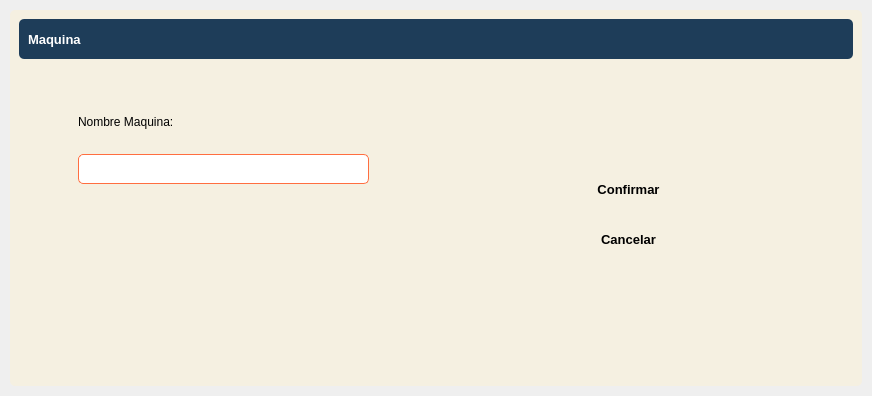
<?xml version="1.0" encoding="UTF-8"?>
<ui version="4.0">
 <class>DetailWindow</class>
 <widget class="QWidget" name="DetailWindow">
  <property name="geometry">
   <rect>
    <x>0</x>
    <y>0</y>
    <width>872</width>
    <height>396</height>
   </rect>
  </property>
  <property name="windowTitle">
   <string>Form</string>
  </property>
  <property name="styleSheet">
   <string notr="true">border-radius: 5px</string>
  </property>
  <layout class="QVBoxLayout" name="verticalLayout">
   <property name="spacing">
    <number>0</number>
   </property>
   <property name="leftMargin">
    <number>0</number>
   </property>
   <property name="topMargin">
    <number>0</number>
   </property>
   <property name="rightMargin">
    <number>0</number>
   </property>
   <property name="bottomMargin">
    <number>0</number>
   </property>
   <item>
    <widget class="QFrame" name="central_widget_frame">
     <property name="frameShape">
      <enum>QFrame::StyledPanel</enum>
     </property>
     <property name="frameShadow">
      <enum>QFrame::Raised</enum>
     </property>
     <layout class="QVBoxLayout" name="shadow_layout">
      <property name="spacing">
       <number>0</number>
      </property>
      <property name="leftMargin">
       <number>10</number>
      </property>
      <property name="topMargin">
       <number>10</number>
      </property>
      <property name="rightMargin">
       <number>10</number>
      </property>
      <property name="bottomMargin">
       <number>10</number>
      </property>
      <item>
       <widget class="QFrame" name="background_frame">
        <property name="styleSheet">
         <string notr="true">background-color: rgb(245, 240, 225);</string>
        </property>
        <property name="frameShape">
         <enum>QFrame::StyledPanel</enum>
        </property>
        <property name="frameShadow">
         <enum>QFrame::Raised</enum>
        </property>
        <layout class="QVBoxLayout" name="verticalLayout_2">
         <item>
          <widget class="QFrame" name="top_bar_frame">
           <property name="minimumSize">
            <size>
             <width>0</width>
             <height>40</height>
            </size>
           </property>
           <property name="maximumSize">
            <size>
             <width>16777215</width>
             <height>40</height>
            </size>
           </property>
           <property name="styleSheet">
            <string notr="true">background-color: #1e3d59;</string>
           </property>
           <property name="frameShape">
            <enum>QFrame::StyledPanel</enum>
           </property>
           <property name="frameShadow">
            <enum>QFrame::Raised</enum>
           </property>
           <layout class="QHBoxLayout" name="horizontalLayout_3">
            <item>
             <widget class="QLabel" name="title_label">
              <property name="font">
               <font>
                <pointsize>10</pointsize>
                <bold>true</bold>
               </font>
              </property>
              <property name="styleSheet">
               <string notr="true">color: white;</string>
              </property>
              <property name="text">
               <string>Maquina</string>
              </property>
             </widget>
            </item>
            <item>
             <widget class="QFrame" name="buttons_holder_frame">
              <property name="minimumSize">
               <size>
                <width>0</width>
                <height>30</height>
               </size>
              </property>
              <property name="maximumSize">
               <size>
                <width>113</width>
                <height>16777215</height>
               </size>
              </property>
              <property name="frameShape">
               <enum>QFrame::StyledPanel</enum>
              </property>
              <property name="frameShadow">
               <enum>QFrame::Raised</enum>
              </property>
              <widget class="QToolButton" name="minimize_button">
               <property name="geometry">
                <rect>
                 <x>10</x>
                 <y>0</y>
                 <width>22</width>
                 <height>22</height>
                </rect>
               </property>
               <property name="text">
                <string/>
               </property>
               <property name="icon">
                <iconset>
                 <normaloff>../../pys6-recipes-organizer/assets/icons/minimize-window.png</normaloff>../../pys6-recipes-organizer/assets/icons/minimize-window.png</iconset>
               </property>
               <property name="iconSize">
                <size>
                 <width>25</width>
                 <height>25</height>
                </size>
               </property>
              </widget>
              <widget class="QToolButton" name="restore_button">
               <property name="geometry">
                <rect>
                 <x>50</x>
                 <y>0</y>
                 <width>22</width>
                 <height>22</height>
                </rect>
               </property>
               <property name="text">
                <string/>
               </property>
               <property name="icon">
                <iconset>
                 <normaloff>../../pys6-recipes-organizer/assets/icons/restore-window.png</normaloff>../../pys6-recipes-organizer/assets/icons/restore-window.png</iconset>
               </property>
               <property name="iconSize">
                <size>
                 <width>25</width>
                 <height>25</height>
                </size>
               </property>
              </widget>
              <widget class="QToolButton" name="maximize_button">
               <property name="geometry">
                <rect>
                 <x>50</x>
                 <y>0</y>
                 <width>22</width>
                 <height>22</height>
                </rect>
               </property>
               <property name="text">
                <string/>
               </property>
               <property name="icon">
                <iconset>
                 <normaloff>../../pys6-recipes-organizer/assets/icons/maximize-window.png</normaloff>../../pys6-recipes-organizer/assets/icons/maximize-window.png</iconset>
               </property>
               <property name="iconSize">
                <size>
                 <width>25</width>
                 <height>25</height>
                </size>
               </property>
              </widget>
              <widget class="QToolButton" name="close_button">
               <property name="geometry">
                <rect>
                 <x>90</x>
                 <y>0</y>
                 <width>22</width>
                 <height>22</height>
                </rect>
               </property>
               <property name="text">
                <string/>
               </property>
               <property name="icon">
                <iconset>
                 <normaloff>../../pys6-recipes-organizer/assets/icons/close-window.png</normaloff>../../pys6-recipes-organizer/assets/icons/close-window.png</iconset>
               </property>
               <property name="iconSize">
                <size>
                 <width>25</width>
                 <height>25</height>
                </size>
               </property>
              </widget>
             </widget>
            </item>
           </layout>
          </widget>
         </item>
         <item>
          <widget class="QFrame" name="content_frame">
           <property name="frameShape">
            <enum>QFrame::StyledPanel</enum>
           </property>
           <property name="frameShadow">
            <enum>QFrame::Raised</enum>
           </property>
           <layout class="QVBoxLayout" name="verticalLayout_3">
            <item>
             <widget class="QFrame" name="frame">
              <property name="frameShape">
               <enum>QFrame::StyledPanel</enum>
              </property>
              <property name="frameShadow">
               <enum>QFrame::Raised</enum>
              </property>
              <widget class="QPushButton" name="add_edit_button_3">
               <property name="geometry">
                <rect>
                 <x>500</x>
                 <y>100</y>
                 <width>201</width>
                 <height>30</height>
                </rect>
               </property>
               <property name="font">
                <font>
                 <pointsize>10</pointsize>
                 <bold>true</bold>
                </font>
               </property>
               <property name="styleSheet">
                <string notr="true">QPushButton { 
background-color : #ff6e40;
color: white;
}
QPushButton::hover {background-color : #ffc13b};</string>
               </property>
               <property name="text">
                <string>Confirmar</string>
               </property>
               <property name="icon">
                <iconset>
                 <normaloff>../../pys6-recipes-organizer/assets/icons/plus.png</normaloff>../../pys6-recipes-organizer/assets/icons/plus.png</iconset>
               </property>
               <property name="iconSize">
                <size>
                 <width>20</width>
                 <height>20</height>
                </size>
               </property>
              </widget>
              <widget class="QLabel" name="label_3">
               <property name="geometry">
                <rect>
                 <x>50</x>
                 <y>40</y>
                 <width>111</width>
                 <height>16</height>
                </rect>
               </property>
               <property name="text">
                <string>Nombre Maquina:</string>
               </property>
              </widget>
              <widget class="QLineEdit" name="administrador_line_edit">
               <property name="geometry">
                <rect>
                 <x>50</x>
                 <y>80</y>
                 <width>291</width>
                 <height>30</height>
                </rect>
               </property>
               <property name="styleSheet">
                <string notr="true">background-color: white;
border: 1px solid #ff6e40;</string>
               </property>
              </widget>
              <widget class="QPushButton" name="cancel_button">
               <property name="geometry">
                <rect>
                 <x>500</x>
                 <y>150</y>
                 <width>201</width>
                 <height>30</height>
                </rect>
               </property>
               <property name="font">
                <font>
                 <pointsize>10</pointsize>
                 <bold>true</bold>
                </font>
               </property>
               <property name="styleSheet">
                <string notr="true">QPushButton { 
background-color : #6b7b8c;
color: white;
}
QPushButton::hover {background-color : #ffc13b};</string>
               </property>
               <property name="text">
                <string>Cancelar</string>
               </property>
               <property name="icon">
                <iconset>
                 <normaloff>../../pys6-recipes-organizer/assets/icons/cancel.png</normaloff>../../pys6-recipes-organizer/assets/icons/cancel.png</iconset>
               </property>
               <property name="iconSize">
                <size>
                 <width>20</width>
                 <height>20</height>
                </size>
               </property>
              </widget>
             </widget>
            </item>
           </layout>
          </widget>
         </item>
        </layout>
       </widget>
      </item>
     </layout>
    </widget>
   </item>
  </layout>
 </widget>
 <resources/>
 <connections/>
</ui>
